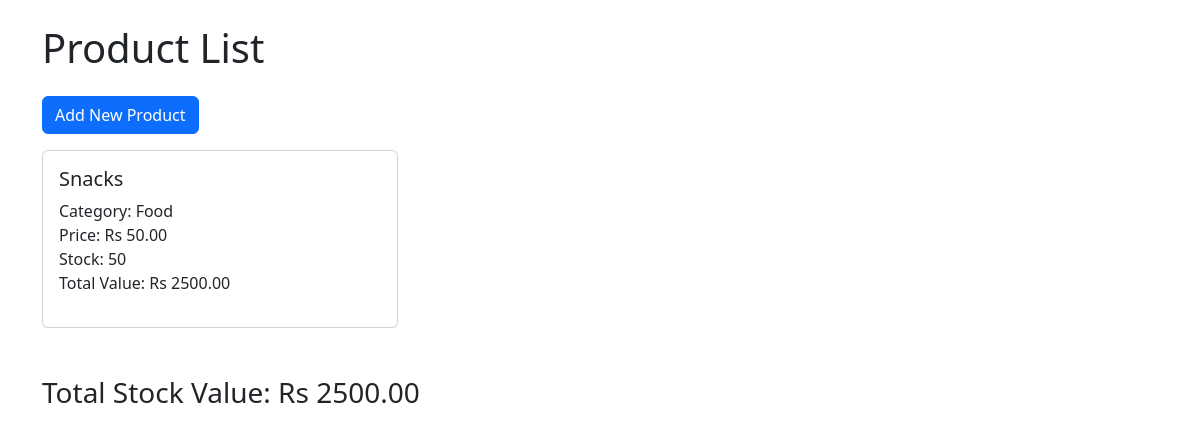
/products/, run on an earlier commit of the app's database.
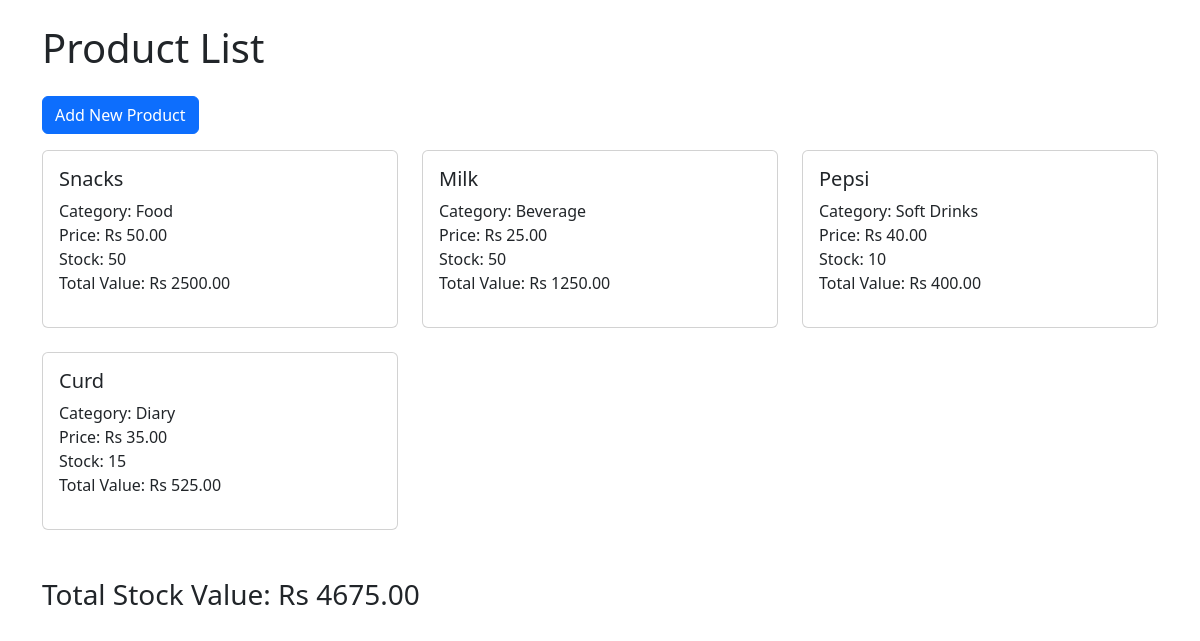
And on a later commit of the database.
### products/models.py (models this page shows)
class Product(models.Model):
    name = models.CharField(max_length=100)
    category = models.CharField(max_length=50)
    price = models.DecimalField(max_digits=10, decimal_places=2)
    stock = models.IntegerField()
    def find_total_value(self):
        return self.price * self.stock

### products/views.py (the view)
# urls.py: path('', views.product_list, name='product_list'),
def product_list(request):
    products = Product.objects.all()
    total_stock_value = sum([p.price * p.stock for p in products])
    return render(request, 'products/product_list.html', {'products': products, 'total_stock_value': total_stock_value})

### products/templates/products/product_list.html (shortened to what this page needs)
<!DOCTYPE html>
<html lang="en">
<head>
    <link href="https://cdn.jsdelivr.net/npm/bootstrap@5.3.8/dist/css/bootstrap.min.css" rel="stylesheet">
</head>
<body class="container mt-4">
    <h1 class="mb-4">Product List</h1>
    <a href="{% url 'add_product' %}" class="btn btn-primary mb-3">Add New Product</a>
    <div class="row">
        {% for product in products %}
        <div class="col-md-4 mb-4">
            <div class="card">
                <div class="card-body">
                    <h5 class="card-title">{{ product.name }}</h5>
                    <p class="card-text">Category: {{ product.category }} <br>
                    Price: Rs {{ product.price }} <br>
                    Stock: {{ product.stock }} <br>
                    Total Value: Rs {{ product.find_total_value }}</p>
                </div>
            </div>
        </div>
        {% endfor %}
    </div>
    <div class="mt-4">
        <h3>Total Stock Value: Rs {{ total_stock_value }}</h3>
</body>
</html>

What changed in the data, as far as the page shows it:
added Product: name "Milk", category "Beverage", price "25.00", stock "50", find_total_value "1250.00"
added Product: name "Pepsi", category "Soft Drinks", price "40.00", stock "10", find_total_value "400.00"
added Product: name "Curd", category "Diary", price "35.00", stock "15", find_total_value "525.00"
Also different on the page:
{{ total_stock_value }}: "2500.00" → "4675.00"
